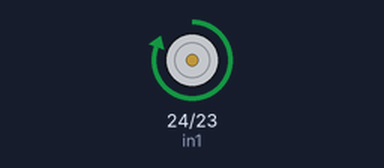
The program below on a simulated Raspberry Pi (header pin numbers). Parts: motor-driver pin pairs drawn as motors (green arrow = first pin HIGH = forward, orange = second pin HIGH = backward, longer = more drive). At 1.0 s the program stops and its outputs stay as they are.

Above: at 0.1 s.
At 1.1 s:
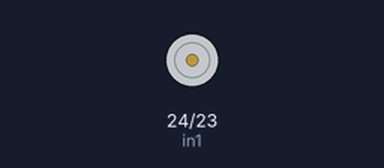
Timing chart, 0 to 2.5 s (numbered marks = the images above):
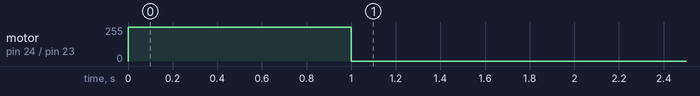

Measured:
- by itself, motor on pin 24 (in1) / pin 23 (in2): stopped → forward 255/255 at 0.00 s, → stopped 1.0 s later

The program:

_test_motor_controler.py
```python
import RPi.GPIO as GPIO
from time import sleep

mode=GPIO.getmode()
#GPIO.cleanup()

in1 = 24
in2 = 23
en = 25
temp1=1

GPIO.setmode(GPIO.BOARD)
GPIO.setup(in1,GPIO.OUT)
GPIO.setup(in2,GPIO.OUT)
#GPIO.setup(en,GPIO.OUT)
GPIO.output(in1,GPIO.LOW)
GPIO.output(in2,GPIO.LOW)
#p=GPIO.PWM(en,1000)
#p.start(25)

GPIO.output(in1,GPIO.HIGH)
#GPIO.output(in2,GPIO.LOW)

sleep(1)

GPIO.output(in1,GPIO.LOW)
#GPIO.output(in2,GPIO.HIGH)

GPIO.cleanup()
```
